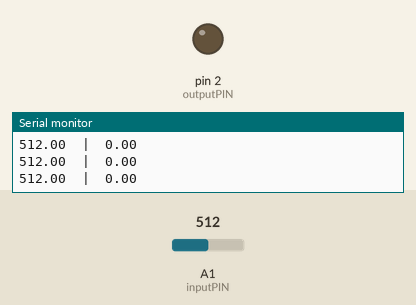
Bench run of a sketch on a simulated Arduino Uno, built with avr-gcc and run on an emulated ATmega328P. Shown: output pins drawn as LEDs (lit = HIGH), the last lines printed to the serial monitor. Inputs (shaded band) come from the test bench; at power-on: A1 (inputPIN) = 512.

Above: at 1.2 s.
1.3 s: A1 (inputPIN) set to 90
At 4.1 s:
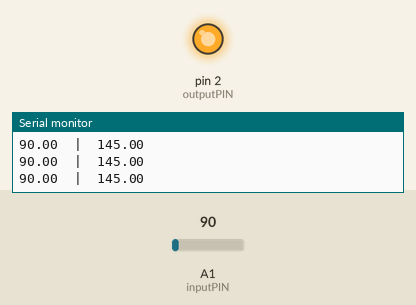
4.3 s: A1 (inputPIN) set to 122
At 5.5 s:
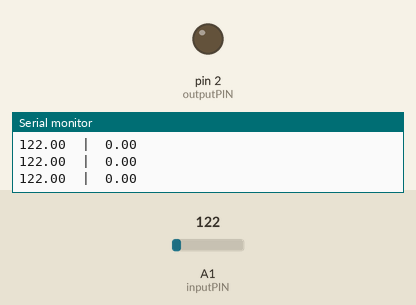
5.8 s: A1 (inputPIN) set to 0
At 6.2 s:
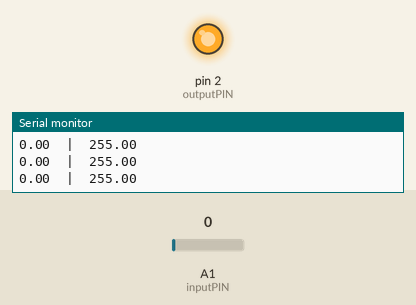
Timing chart, 0 to 8.8 s (numbered marks = the images above; inputs shaded):
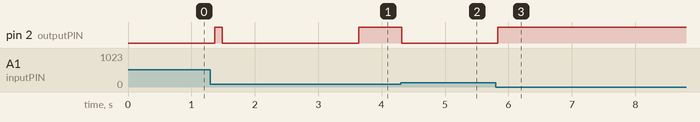

Measured:
- after the input at 1.3 s, pin 2 (outputPIN): LOW → HIGH after 0.07 s, → LOW 0.11 s later, → HIGH 2.2 s later
- after the input at 4.3 s, pin 2 (outputPIN): HIGH → LOW at once
- after the input at 5.8 s, pin 2 (outputPIN): LOW → HIGH at once

The sketch:

PID_Controller.ino
```cpp
// %%%%%%%%%%%%%%%%%%%%%%%%%%%%%%%%%%%%%%%%%%%%%%%%%%%%%%%%%%%%%%%%
// %%%%%%%%%%%%%%%%%%%%% Basic PID Controller %%%%%%%%%%%%%%%%%%%%%
// %%%%%%%%%%%%%%%%%%%%%%%%%%%%%%%%%%%%%%%%%%%%%%%%%%%%%%%%%%%%%%%%
//
// © UBRobotics 2016
// Written by Ed Chamberlain
//
// A basic example of a PID controller using the PID library to
// control an analog outpur from an analog input.

// ----------------------------------------------------------------
// ----------------------- Global Variables -----------------------
// ----------------------------------------------------------------

// Library includes
#include <PID_v1.h>

// define variables
double Setpoint, Input, Output;

// define input and output pins here:
#define inputPIN 1 // must be analog pin.
#define outputPIN 2

// Set PID Tuning here:
const double Kp = 2, Ki = 5, Kd = 1;
PID myPID(&Input, &Output, &Setpoint, Kp, Ki, Kd, DIRECT);
// '&' creates address pointer to the variables not a pointer as
// created with '*'. Its important, dont change it

// ----------------------------------------------------------------
// ------------------------- Program Loop -------------------------
// ----------------------------------------------------------------

void setup() {
  //init serial
  Serial.begin(9600);
  Serial.println("Running");

  // init variables
  Input = analogRead(inputPIN);
  Setpoint = 100;

  // Turn on PID
  myPID.SetMode(AUTOMATIC);
}

void loop() {
  Input = analogRead(inputPIN);
  myPID.Compute();
  analogWrite(outputPIN, Output);

  debug2var(Input, Output);
}

// ----------------------------------------------------------------
// -------------------------- Functions ---------------------------
// ----------------------------------------------------------------

void debug2var (double var1, double var2) {
  Serial.print(var1);
  Serial.print("  |  ");
  Serial.println(var2);
}
```
